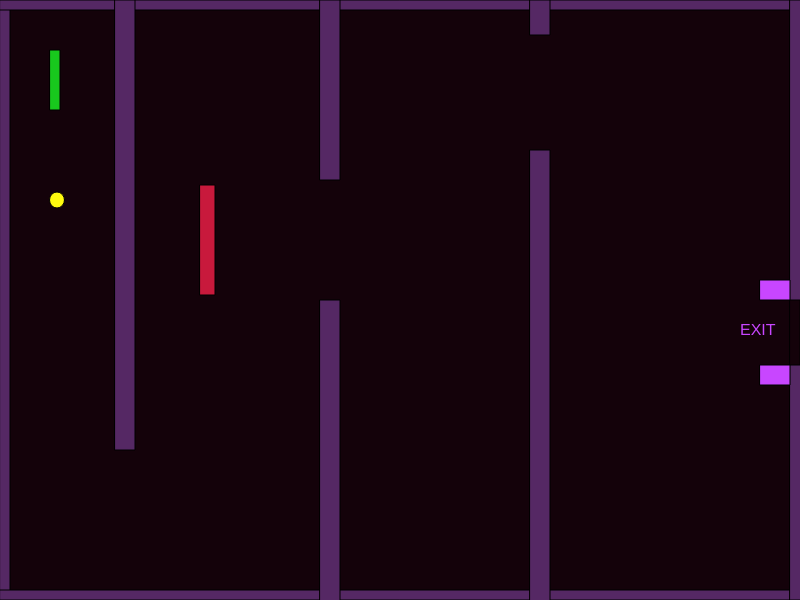
Frame 1 (no input)
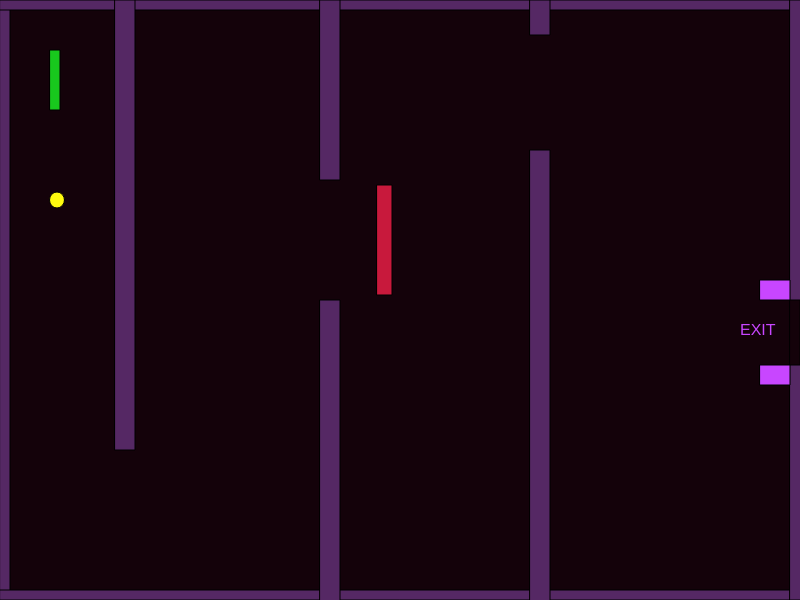
Frame 60 (no input)
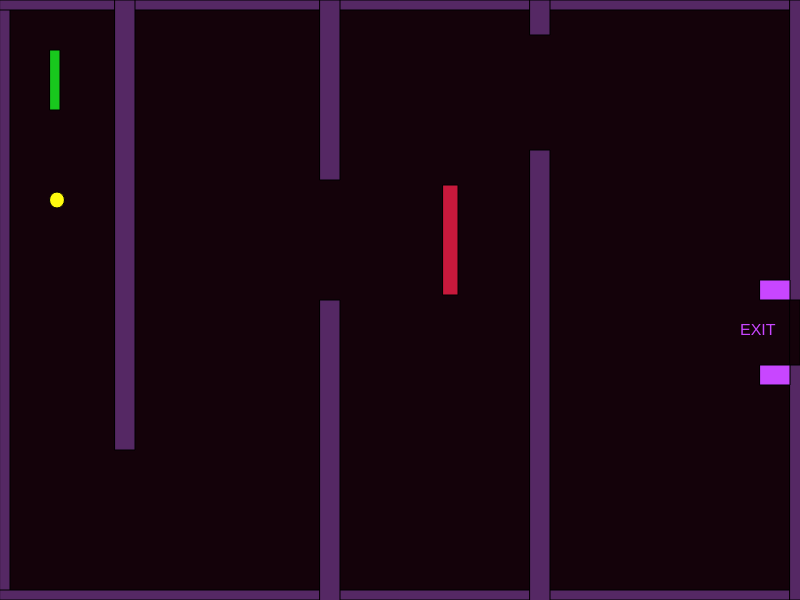
Frame 120 (the mouse pressed at the canvas centre since frame 60)

The p5.js sketch that drew these frames (run headless with seeded random() and noise() and a simulated clock; from frame 60 on, the mouse is pressed at the canvas centre):

// p5.js sketch
// ── sketch.js
var characterX = 50;
var characterY = 50;
var z = 200;
var a = 150;

var mouseA = 0;
var mouseB = 0;

var direction ="right";


function setup() {
  createCanvas(800, 600);
}


function draw() {
  background(20, 2, 10);
  
  //borders
  fill(85,40,100)
  rect(0,0,10, 600)
  rect(0,0,800,10)
  rect(0,590,800,10)
  rect(790,0,800,600);
  rect(115,0,20,450)
  rect(320,0,20,180)
  rect(320,300,20,380)
  rect(530,150,20,600)
  rect(530,0,20,35)
  
  //obstacle2
  fill(200,25,60)
  rect(z,185,15,110)
  
  //z var stuff
  if (direction=="right"){
  z=z+3;
  }
  if (direction=="left"){
    z=z-3;
  }
  if (z>=500){
    direction = "left";
  }
  if (z<=150){
    direction = "right";
  }
  
  //exit
  fill(20,2,10)
  rect(790,300,10,65);
  fill(200,70,1050)
  rect(760,280,30,20)
  rect(760,365,30,20)
  textSize(16);
  text("EXIT", width-60,height-265)
  
  // player rectangle
  fill(24,200,29);
  if (keyIsDown(68)){
    characterX+=5;
    if (characterX > width) x = width;
  }
  
  if(keyIsDown(65)){
    characterX-=5;
  }
  
  if(keyIsDown(83)){
    characterY+=5;
  if (characterY > height) characterY = height;
  }
 
  if(keyIsDown(87)){
    characterY-=5;
}
  rect(characterX,characterY,10,60);
  
  function mouseClicked() 
  {
      mouseA = mouseA;
      mouseB = mouseB;
  }
  
  //out of bounds
  if(characterX > width && characterY > width<=800)
    {
        fill(100,200,500);
        stroke(5);
        textSize(26);
        text("You Win!", width/2-50, height/2-50);
    }
 
  //gems
  fill(260,250,15)
  ellipse(57,200,15,16)
  
} //end draw

//if (characterX < 10) characterX = 10;
//if (characterY < 10) characterY = 10;
//if (characterY >= 530){
    //characterY = 530
 // } 
//if (characterx >= 780){
  //characterX = 780
//}
